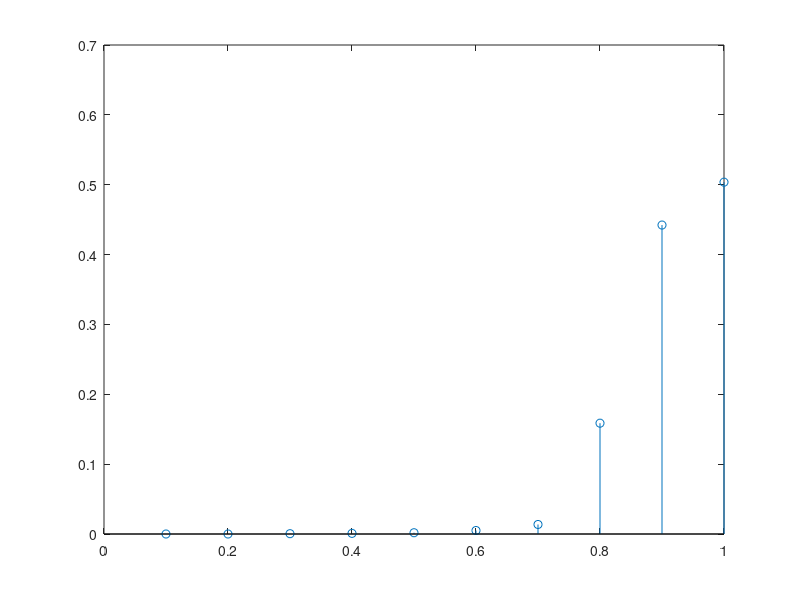
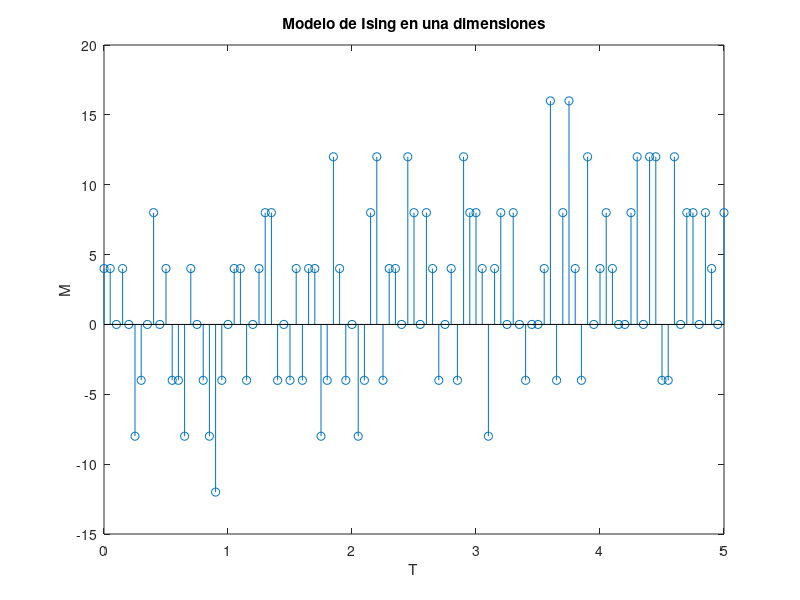
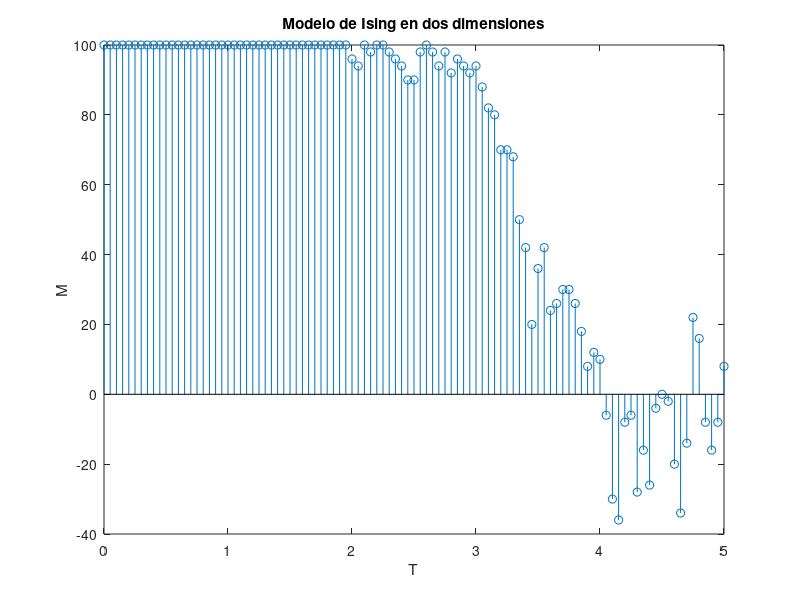

The MATLAB source for these figures, in order:
clear all

%% EJERCICIO 3

load('ResultadosEj3.mat');
figure
stem(desconexiones, errores)


%% EJERCICIO 5

clear all


load('ResultadosEj5_FINALV2.mat');

figure
stem(Temperaturas_uni, M_uni);
title('Modelo de Ising en una dimensiones');
xlabel('T');
ylabel('M');

figure
stem(Temperaturas_bi, M_bi);
title('Modelo de Ising en dos dimensiones');
xlabel('T');
ylabel('M');